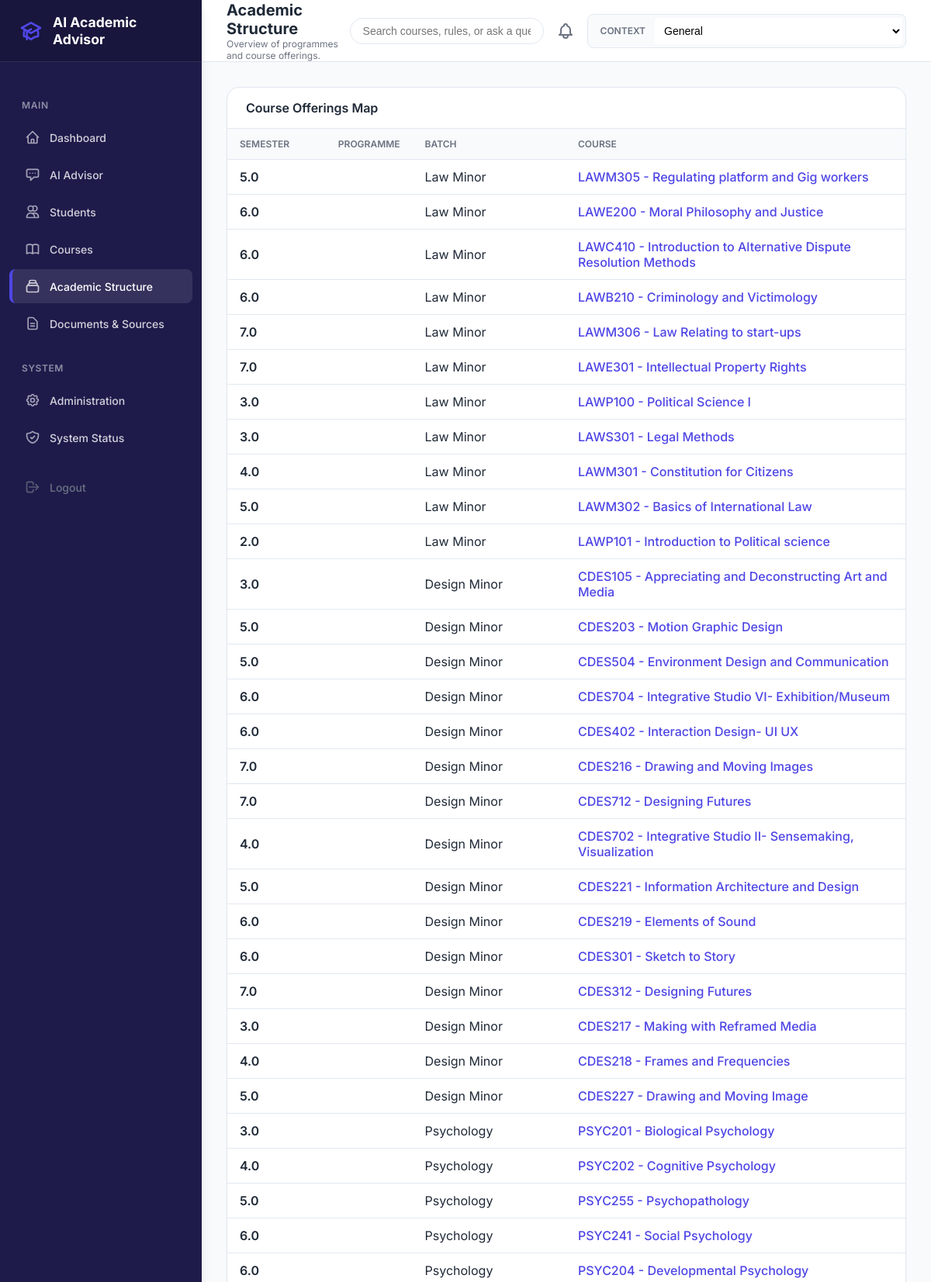
Screenshot of /academic-structure/ (upper part) with the database file from the repository.
### apps/academics/models.py (models this page shows, shortened)
class CourseOffering(models.Model):
    course = models.ForeignKey(Course, on_delete=models.CASCADE, related_name='offerings')
    semester = models.CharField(max_length=50, null=True, blank=True) # Could be TBA/NIL
    academic_year = models.CharField(max_length=50, null=True, blank=True)
    batch_context = models.CharField(max_length=100, null=True, blank=True)
    programme_context = models.CharField(max_length=100, null=True, blank=True)
    availability_status = models.CharField(max_length=100, null=True, blank=True)
    source_reference = models.CharField(max_length=255, null=True, blank=True)

class Course(models.Model):
    course_code = models.CharField(max_length=50, unique=True)
    title = models.CharField(max_length=255)
    credits = models.FloatField(null=True, blank=True)
    description = models.TextField(null=True, blank=True)
    bucket = models.CharField(max_length=100, null=True, blank=True)
    programme_applicability = models.CharField(max_length=255, null=True, blank=True)
    source_metadata = models.JSONField(null=True, blank=True, help_text="Metadata about source provenance")

### apps/core/views.py (the view)
# urls.py: path('academic-structure/', views.academic_structure, name='academic_structure'),
def academic_structure(request):
    context = {
        'synthetic_students': Student.objects.all(),
        'active_student': Student.objects.filter(student_id=request.GET.get('student_id')).first() if request.GET.get('student_id') else None,
        'offerings': CourseOffering.objects.select_related('course').all()[:100],
    }
    return render(request, 'core/academic_structure.html', context)

### templates/core/academic_structure.html (shortened to what this page needs)
{% extends "base.html" %}
{% block header_title %}Academic Structure{% endblock %}
{% block header_subtitle %}Overview of programmes and course offerings.{% endblock %}
{% block content %}
<div class="card">
    <div class="card-header">Course Offerings Map</div>
    <div class="card-body" style="padding: 0;">
        {% if offerings %}
        <table class="table">
            <thead>
                <tr>
                    <th>Semester</th>
                    <th>Programme</th>
                    <th>Batch</th>
                    <th>Course</th>
                </tr>
            </thead>
            <tbody>
                {% for offering in offerings %}
                <tr>
                    <td style="font-weight: 600;">{{ offering.semester }}</td>
                    <td>{{ offering.programme }}</td>
                    <td>{{ offering.batch_context|default:"Any" }}</td>
                    <td><a href="{% url 'course_detail' course_code=offering.course.course_code %}{% if request.GET.student_id %}?student_id={{ request.GET.student_id }}{% endif %}" style="color: var(--color-accent); text-decoration: none; font-weight: 500;">{{ offering.course.course_code }} - {{ offering.course.title }}</a></td>
                </tr>
                {% endfor %}
            </tbody>
        </table>
        {% else %}
        <div style="padding: var(--space-8); text-align: center; color: var(--color-text-muted);">
            No course offerings found in the database.
        </div>
        {% endif %}
    </div>
</div>
{% endblock %}

### static/css/styles.css (style rules this page uses)
:root { --color-primary: #1e1b4b; --color-primary-light: #312e81; --color-accent: #4f46e5; --color-accent-hover: #6366f1; --color-bg: #f8fafc; --color-surface: #ffffff; --color-text-main: #1f2937; --color-text-muted: #6b7280; --color-border: #e2e8f0; --color-success: #10b981; --color-warning: #f59e0b; --color-danger: #ef4444; --space-1: 0.25rem; --space-2: 0.5rem; --space-3: 0.75rem; --space-4: 1rem; --space-6: 1.5rem; --space-8: 2rem; --radius-sm: 0.25rem; --radius-md: 0.5rem; --radius-lg: 1rem; --shadow-sm: 0 1px 2px 0 rgba(0, 0, 0, 0.05); --shadow-md: 0 4px 6px -1px rgba(0, 0, 0, 0.1), 0 2px 4px -1px rgba(0, 0, 0, 0.06); --shadow-lg: 0 10px 15px -3px rgba(0, 0, 0, 0.1), 0 4px 6px -2px rgba(0, 0, 0, 0.05); }
* { box-sizing: border-box; margin: 0; padding: 0; }
body { font-family: 'Inter', sans-serif; background-color: var(--color-bg); color: var(--color-text-main); display: flex; height: 100vh; overflow: hidden; }
.card { background: var(--color-surface); border-radius: var(--radius-lg); border: 1px solid var(--color-border); box-shadow: var(--shadow-sm); overflow: hidden; }
.card-header { padding: var(--space-4) var(--space-6); border-bottom: 1px solid var(--color-border); font-weight: 600; font-size: 1rem; }
.card-body { padding: var(--space-6); }
.table { width: 100%; border-collapse: collapse; }
.table th, .table td { padding: var(--space-3) var(--space-4); text-align: left; border-bottom: 1px solid var(--color-border); }
.table th { font-size: 0.75rem; font-weight: 600; text-transform: uppercase; color: var(--color-text-muted); background: var(--color-bg); }

### rows the page displays
CourseOffering: semester "5.0", batch_context "Law Minor", course.course_code "LAWM305", course "Regulating platform and Gig workers"
CourseOffering: semester "6.0", batch_context "Law Minor", course.course_code "LAWE200", course "Moral Philosophy and Justice"
CourseOffering: semester "6.0", batch_context "Law Minor", course.course_code "LAWC410", course "Introduction to Alternative Dispute Resolution Methods"
CourseOffering: semester "6.0", batch_context "Law Minor", course.course_code "LAWB210", course "Criminology and Victimology"
CourseOffering: semester "7.0", batch_context "Law Minor", course.course_code "LAWM306", course "Law Relating to start-ups"
CourseOffering: semester "7.0", batch_context "Law Minor", course.course_code "LAWE301", course "Intellectual Property Rights"
CourseOffering: semester "3.0", batch_context "Law Minor", course.course_code "LAWP100", course "Political Science I"
CourseOffering: semester "3.0", batch_context "Law Minor", course.course_code "LAWS301", course "Legal Methods"
CourseOffering: semester "4.0", batch_context "Law Minor", course.course_code "LAWM301", course "Constitution for Citizens"
CourseOffering: semester "5.0", batch_context "Law Minor", course.course_code "LAWM302", course "Basics of International Law"
CourseOffering: semester "2.0", batch_context "Law Minor", course.course_code "LAWP101", course "Introduction to Political science"
CourseOffering: semester "3.0", batch_context "Design Minor", course.course_code "CDES105", course "Appreciating and Deconstructing Art and Media"
CourseOffering: semester "5.0", batch_context "Design Minor", course.course_code "CDES203", course "Motion Graphic Design"
CourseOffering: semester "5.0", batch_context "Design Minor", course.course_code "CDES504", course "Environment Design and Communication"
CourseOffering: semester "6.0", batch_context "Design Minor", course.course_code "CDES704", course "Integrative Studio VI- Exhibition/Museum"
CourseOffering: semester "6.0", batch_context "Design Minor", course.course_code "CDES402", course "Interaction Design- UI UX"
CourseOffering: semester "7.0", batch_context "Design Minor", course.course_code "CDES216", course "Drawing and Moving Images"
CourseOffering: semester "7.0", batch_context "Design Minor", course.course_code "CDES712", course "Designing Futures"
CourseOffering: semester "4.0", batch_context "Design Minor", course.course_code "CDES702", course "Integrative Studio II- Sensemaking, Visualization"
CourseOffering: semester "5.0", batch_context "Design Minor", course.course_code "CDES221", course "Information Architecture and Design"
CourseOffering: semester "6.0", batch_context "Design Minor", course.course_code "CDES219", course "Elements of Sound"
CourseOffering: semester "6.0", batch_context "Design Minor", course.course_code "CDES301", course "Sketch to Story"
CourseOffering: semester "7.0", batch_context "Design Minor", course.course_code "CDES312", course "Designing Futures"
CourseOffering: semester "3.0", batch_context "Design Minor", course.course_code "CDES217", course "Making with Reframed Media"
CourseOffering: semester "4.0", batch_context "Design Minor", course.course_code "CDES218", course "Frames and Frequencies"
CourseOffering: semester "5.0", batch_context "Design Minor", course.course_code "CDES227", course "Drawing and Moving Image"
CourseOffering: semester "3.0", batch_context "Psychology", course.course_code "PSYC201", course "Biological Psychology"
CourseOffering: semester "4.0", batch_context "Psychology", course.course_code "PSYC202", course "Cognitive Psychology"
CourseOffering: semester "5.0", batch_context "Psychology", course.course_code "PSYC255", course "Psychopathology"
CourseOffering: semester "6.0", batch_context "Psychology", course.course_code "PSYC241", course "Social Psychology"
CourseOffering: semester "6.0", batch_context "Psychology", course.course_code "PSYC204", course "Developmental Psychology"
